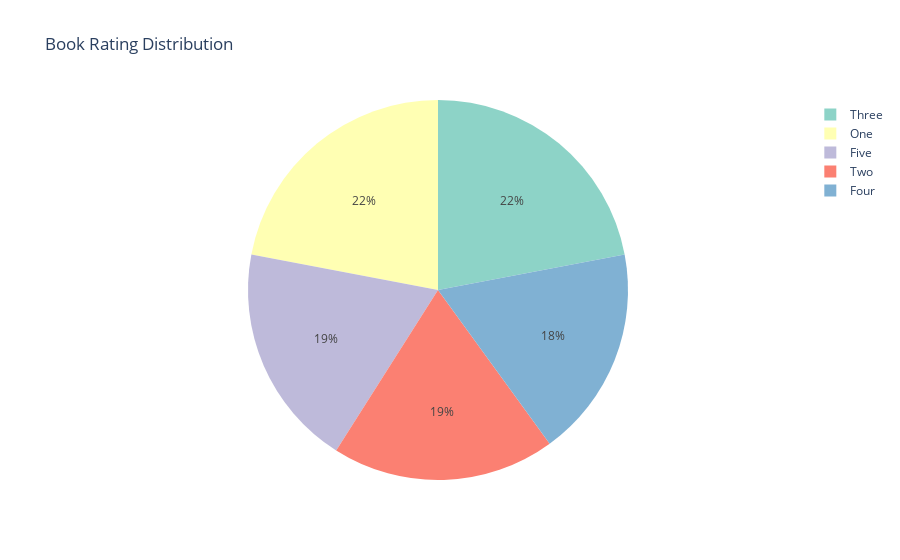

Notebook source saved alongside this figure:
### Code cell
# Prepare Rating Data
rating_counts = df['Rating'].value_counts().reset_index()
rating_counts.columns = ['Rating', 'Count']

# Pie Chart (Rating Distribution)
fig = px.pie(
    rating_counts,
    names='Rating',
    values='Count',
    title='Book Rating Distribution',
    color_discrete_sequence=px.colors.qualitative.Set3
)
fig.show()

### Figure 1 — Plotly figure (JSON) as saved in the notebook; plotly's stock layout.template omitted (floating-point values rounded to 4 significant figures)
{"data": [{"domain": {"x": [0, 1], "y": [0, 1]}, "hovertemplate": "Rating=%{label}<br>Count=%{value}<extra></extra>", "labels": ["Three", "One", "Five", "Two", "Four"], "legendgroup": "", "name": "", "showlegend": true, "type": "pie", "values": [22, 22, 19, 19, 18]}], "layout": {"legend": {"tracegroupgap": 0}, "piecolorway": ["rgb(141,211,199)", "rgb(255,255,179)", "rgb(190,186,218)", "rgb(251,128,114)", "rgb(128,177,211)", "rgb(253,180,98)", "rgb(179,222,105)", "rgb(252,205,229)", "rgb(217,217,217)", "rgb(188,128,189)", "rgb(204,235,197)", "rgb(255,237,111)"], "title": {"text": "Book Rating Distribution"}}}
